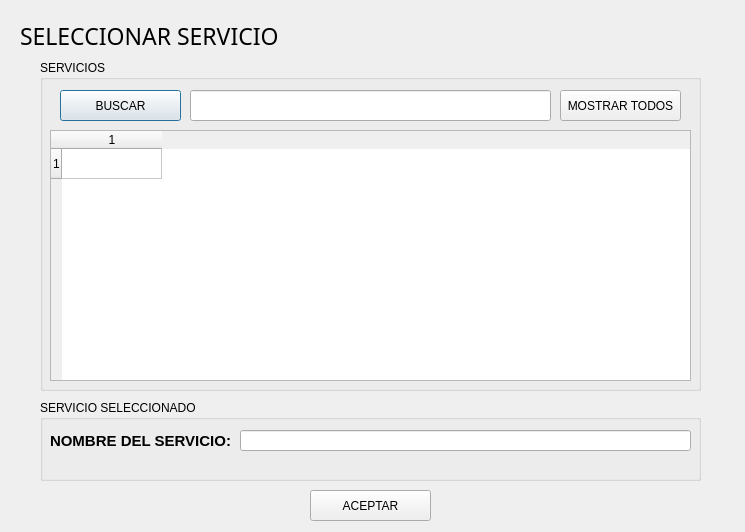
<?xml version="1.0" encoding="UTF-8"?>
<ui version="4.0">
 <class>Dialog</class>
 <widget class="QDialog" name="Dialog">
  <property name="geometry">
   <rect>
    <x>0</x>
    <y>0</y>
    <width>745</width>
    <height>532</height>
   </rect>
  </property>
  <property name="windowTitle">
   <string>Seleccionar Servicio</string>
  </property>
  <widget class="QLabel" name="label">
   <property name="geometry">
    <rect>
     <x>20</x>
     <y>10</y>
     <width>701</width>
     <height>51</height>
    </rect>
   </property>
   <property name="font">
    <font>
     <family>Arial Black</family>
     <pointsize>17</pointsize>
    </font>
   </property>
   <property name="text">
    <string>SELECCIONAR SERVICIO</string>
   </property>
  </widget>
  <widget class="QGroupBox" name="groupBox">
   <property name="geometry">
    <rect>
     <x>40</x>
     <y>400</y>
     <width>661</width>
     <height>81</height>
    </rect>
   </property>
   <property name="title">
    <string>SERVICIO SELECCIONADO</string>
   </property>
   <widget class="QLineEdit" name="sNom">
    <property name="geometry">
     <rect>
      <x>200</x>
      <y>30</y>
      <width>451</width>
      <height>21</height>
     </rect>
    </property>
    <property name="text">
     <string/>
    </property>
   </widget>
   <widget class="QLabel" name="label_apenom">
    <property name="geometry">
     <rect>
      <x>10</x>
      <y>30</y>
      <width>221</width>
      <height>21</height>
     </rect>
    </property>
    <property name="font">
     <font>
      <family>Arial</family>
      <pointsize>11</pointsize>
      <weight>75</weight>
      <bold>true</bold>
     </font>
    </property>
    <property name="text">
     <string>NOMBRE DEL SERVICIO:</string>
    </property>
   </widget>
  </widget>
  <widget class="QGroupBox" name="groupBox_2">
   <property name="geometry">
    <rect>
     <x>40</x>
     <y>60</y>
     <width>661</width>
     <height>331</height>
    </rect>
   </property>
   <property name="title">
    <string>SERVICIOS</string>
   </property>
   <widget class="QPushButton" name="btn_buscar_servicio">
    <property name="geometry">
     <rect>
      <x>20</x>
      <y>30</y>
      <width>121</width>
      <height>31</height>
     </rect>
    </property>
    <property name="text">
     <string>BUSCAR</string>
    </property>
   </widget>
   <widget class="QLineEdit" name="sBuscar">
    <property name="geometry">
     <rect>
      <x>150</x>
      <y>30</y>
      <width>361</width>
      <height>31</height>
     </rect>
    </property>
   </widget>
   <widget class="QTableWidget" name="sTabla">
    <property name="geometry">
     <rect>
      <x>10</x>
      <y>70</y>
      <width>641</width>
      <height>251</height>
     </rect>
    </property>
    <property name="font">
     <font>
      <pointsize>9</pointsize>
     </font>
    </property>
    <property name="sizeAdjustPolicy">
     <enum>QAbstractScrollArea::AdjustIgnored</enum>
    </property>
    <property name="rowCount">
     <number>1</number>
    </property>
    <property name="columnCount">
     <number>1</number>
    </property>
    <attribute name="horizontalHeaderCascadingSectionResizes">
     <bool>false</bool>
    </attribute>
    <row/>
    <column/>
    <item row="0" column="0">
     <property name="text">
      <string/>
     </property>
     <property name="font">
      <font>
       <pointsize>12</pointsize>
      </font>
     </property>
     <property name="textAlignment">
      <set>AlignCenter</set>
     </property>
    </item>
   </widget>
   <widget class="QPushButton" name="btn_mostrar_servicio">
    <property name="geometry">
     <rect>
      <x>520</x>
      <y>30</y>
      <width>121</width>
      <height>31</height>
     </rect>
    </property>
    <property name="text">
     <string>MOSTRAR TODOS</string>
    </property>
   </widget>
  </widget>
  <widget class="QPushButton" name="btn_aceptar_servicio">
   <property name="geometry">
    <rect>
     <x>310</x>
     <y>490</y>
     <width>121</width>
     <height>31</height>
    </rect>
   </property>
   <property name="text">
    <string>ACEPTAR</string>
   </property>
  </widget>
 </widget>
 <resources/>
 <connections/>
</ui>
